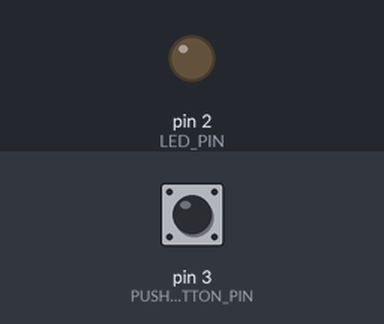
Bench run of a sketch on a simulated Arduino Uno, built with avr-gcc and run on an emulated ATmega328P. On the bench: output pins drawn as LEDs (lit = HIGH). The inputs (shaded band) are chosen by the test bench; at power-on: pin 3 (PUSH_BUTTON_PIN) HIGH. WiFi joins after 1.5 s; servers stay silent unless stated.

Above: at 3.0 s.
3.1 s: pin 3 (PUSH_BUTTON_PIN) pulled LOW for 1.2 s
At 5.1 s:
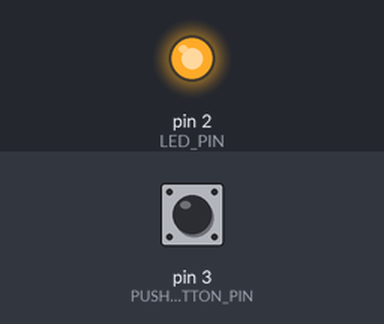
7.8 s: pin 3 (PUSH_BUTTON_PIN) pulled LOW for 3.2 s
At 13.7 s:
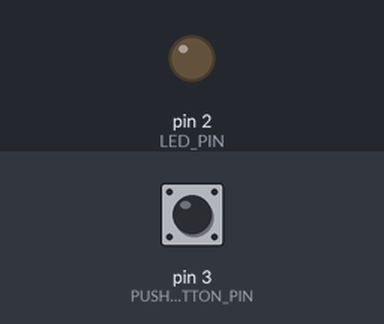
Timing chart, 0 to 15.2 s (numbered marks = the images above; inputs shaded):
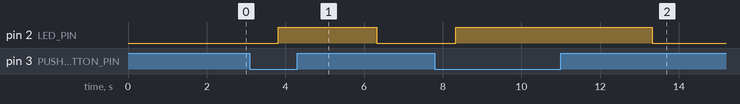

The sketch:

arduino_led_controlling_with_switch_with_blynk.ino
```cpp
#define BLYNK_TEMPLATE_ID "TMPL3uleUTqVV"
#define BLYNK_TEMPLATE_NAME "LoRa with Arduino"
#define BLYNK_AUTH_TOKEN "YusV8-iBh8OP8zNNm_yW9i2jcOf1ZoV-"

#define BLYNK_PRINT Serial

#include <ESP8266_Lib.h>
#include <BlynkSimpleShieldEsp8266.h>

// Replace with your Blynk Auth Token
char auth[] = BLYNK_AUTH_TOKEN;

// Your WiFi credentials
char ssid[] = "projectpulse";
char pass[] = "hailucky123";

// Set your ESP8266 Serial object
#define EspSerial Serial

// Your ESP8266 baud rate:
#define ESP8266_BAUD 115200

ESP8266 wifi(&EspSerial);

// Define pins for the LED and push button
#define LED_PIN 2
#define PUSH_BUTTON_PIN 3

void setup()
{
  // Set the LED pin as output
  pinMode(LED_PIN, OUTPUT);

  // Set the push button pin as input with internal pull-up resistor
  pinMode(PUSH_BUTTON_PIN, INPUT_PULLUP);

  // Debug console
  Serial.begin(9600);
  delay(10);

  // Set ESP8266 baud rate
  EspSerial.begin(ESP8266_BAUD);
  delay(10);

  // Blynk setup
  Blynk.begin(auth, wifi, ssid, pass);
}

void loop()
{
  Blynk.run();
  // Read the state of the push button
  int buttonState = digitalRead(PUSH_BUTTON_PIN);

  // Control the LED based on the push button state
  if (buttonState == LOW) {
    digitalWrite(LED_PIN, HIGH);
    delay(1500);// Turn LED ON when button is pressed
  } else {
    digitalWrite(LED_PIN, LOW);   // Turn LED OFF when button is not pressed
  }

  // Send the LED state to Blynk virtual pin V0
  Blynk.virtualWrite(V0, digitalRead(LED_PIN));
    delay(1000);
}

// This function will be called every time
// when App button is pushed in SWITCH mode
BLYNK_WRITE(V0)
{
  int pinValue = param.asInt(); // Get the state of the button (0 or 1)
  digitalWrite(LED_PIN, pinValue); // Set the LED to the button's state
  delay(1500);
}
```

Measured:
- after the input at 3.1 s, pin 2 (LED_PIN): LOW → HIGH after 0.72 s, → LOW 2.5 s later
- after the input at 7.8 s, pin 2 (LED_PIN): LOW → HIGH after 0.53 s, → LOW 5.0 s later
